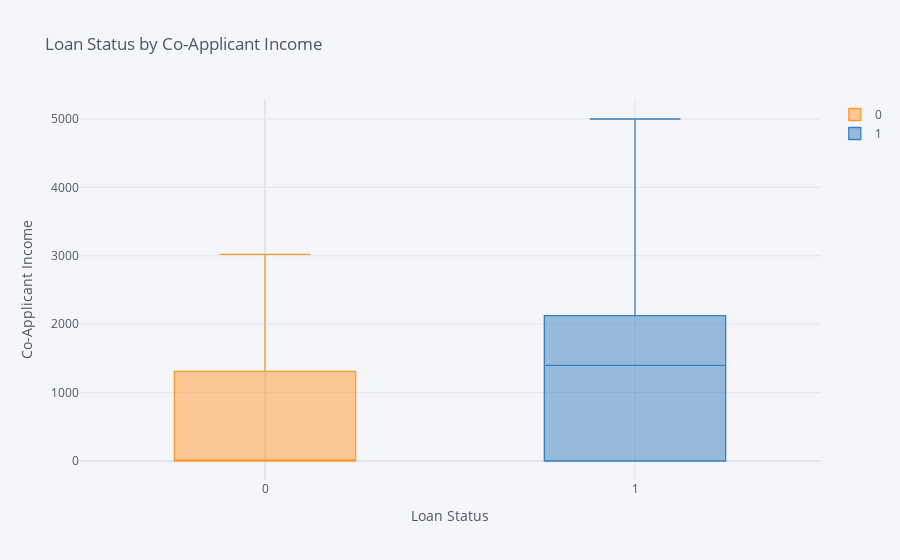

The code cell stored with this chart in its notebook:
### Code cell
data2.pivot(columns='Loan_Status', 
            values='CoapplicantIncome').iplot(kind='box', 
                                      xTitle='Loan Status',
                                      yTitle='Co-Applicant Income', 
                                      title='Loan Status by Co-Applicant Income')

### Figure 1 — Plotly figure (JSON) as saved in the notebook; plotly's stock layout.template omitted (floating-point values rounded to 4 significant figures; data arrays with more than 128 entries replaced by an {"elided": "..."} marker saying what was removed)
{"data": [{"boxpoints": false, "line": {"width": 1.3}, "marker": {"color": "rgba(255, 153, 51, 1.0)"}, "name": "0", "orientation": "v", "type": "box", "y": {"elided": "261 int values"}}, {"boxpoints": false, "line": {"width": 1.3}, "marker": {"color": "rgba(55, 128, 191, 1.0)"}, "name": "1", "orientation": "v", "type": "box", "y": {"elided": "261 float values"}}], "layout": {"legend": {"bgcolor": "#F5F6F9", "font": {"color": "#4D5663"}}, "paper_bgcolor": "#F5F6F9", "plot_bgcolor": "#F5F6F9", "title": {"font": {"color": "#4D5663"}, "text": "Loan Status by Co-Applicant Income"}, "xaxis": {"gridcolor": "#E1E5ED", "showgrid": true, "tickfont": {"color": "#4D5663"}, "title": {"font": {"color": "#4D5663"}, "text": "Loan Status"}, "zerolinecolor": "#E1E5ED"}, "yaxis": {"gridcolor": "#E1E5ED", "showgrid": true, "tickfont": {"color": "#4D5663"}, "title": {"font": {"color": "#4D5663"}, "text": "Co-Applicant Income"}, "zerolinecolor": "#E1E5ED"}}}
